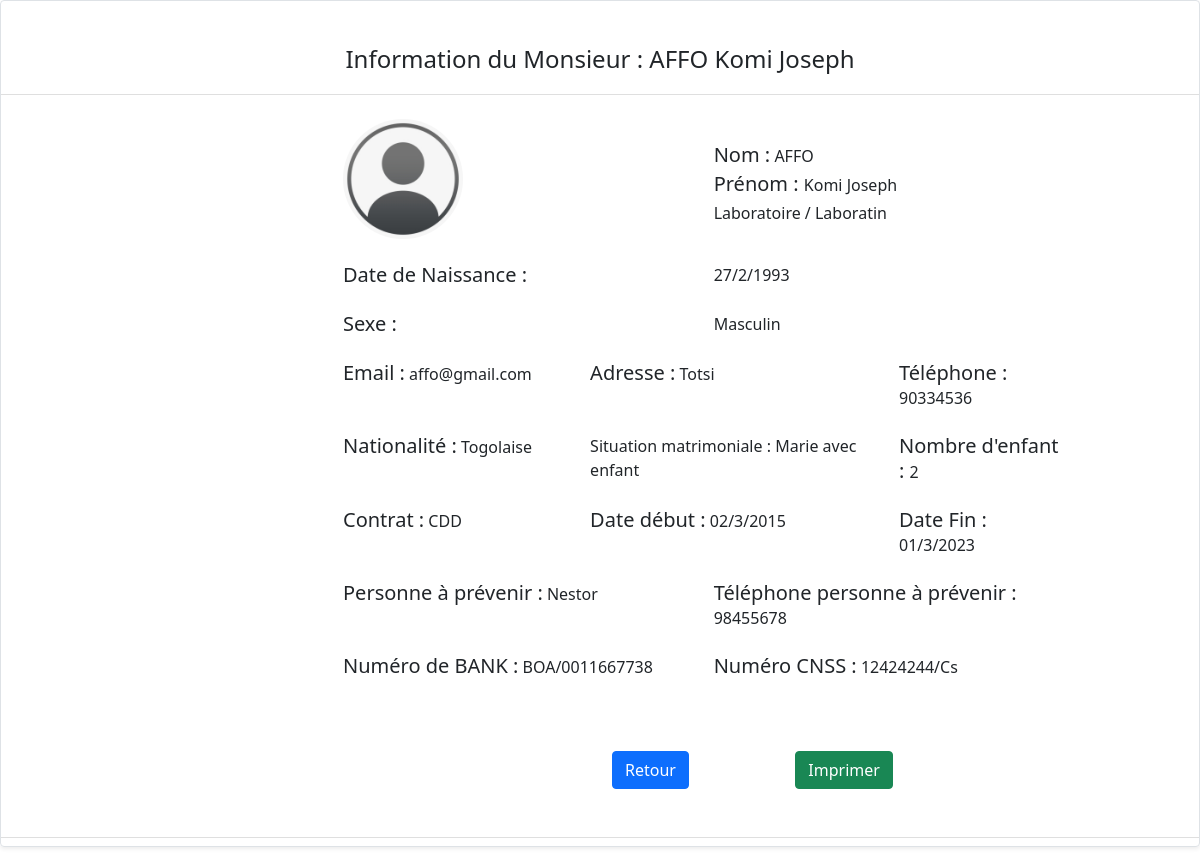
/info_personnel/3/ (signed in), run on the app's committed database.
### direction/models.py (models this page shows, shortened)
class Personnel(models.Model):
    nom = models.CharField(max_length=200, null=True)
    prenom = models.CharField(max_length=200, null=True)
    date_naissance = models.DateField(
        auto_now_add=False, auto_now=False, blank=True, null=True)
    sexe = models.CharField(max_length=200, null=True)
    email = models.CharField(max_length=200, null=True)
    telephone = models.CharField(max_length=200, null=True)
    adresse = models.CharField(max_length=200, null=True)
    nationalite = models.CharField(max_length=200, null=True)
    situation_matrimonial = models.CharField(max_length=200, null=True)
    nombre_enfant = models.IntegerField(blank=True, null=True)
    contrat = models.CharField(max_length=200, null=True)
    date_debut = models.DateField(
        auto_now_add=False, auto_now=False, blank=True, null=True)
    date_fin = models.DateField(
        auto_now_add=False, auto_now=False, blank=True, null=True)
    personne_prevenir = models.CharField(max_length=200, null=True)
    telephone_prevenir = models.CharField(max_length=200, null=True)
    numero_bank = models.CharField(max_length=200, null=True)
    numero_cnss = models.CharField(max_length=200, null=True)
    personne_post = models.ForeignKey(
        Poste, on_delete=models.SET_NULL, null=True, blank=True)
    date_create = models.DateTimeField(auto_now_add=True, null=True)

class Doc(models.Model):
    image = models.ImageField(null=True, blank=True)
    pdf = models.FileField(null=True, blank=True)
    personne_profil = models.ForeignKey(
        Personnel, on_delete=models.SET_NULL, null=True, blank=True)
    date_create = models.DateTimeField(auto_now_add=True, null=True)
    @property
    def imageURL(self):
        try:
            url = self.image.url
        except:
            url = ''
        return url

class Poste(models.Model):
    type_service = models.ForeignKey(
        Service, on_delete=models.SET_NULL, null=True, blank=True)
    num_post = models.CharField(max_length=200, null=True)
    nom_post = models.CharField(max_length=200, null=True)
    date_create = models.DateTimeField(auto_now_add=True, null=True)
    def __str__(self):
        return self.nom_post

class Service(models.Model):
    num_service = models.CharField(max_length=200, null=True)
    nom_service = models.CharField(max_length=200, null=True)
    date_create = models.DateTimeField(auto_now_add=True, null=True)
    def __str__(self):
        return self.nom_service

### direction/views.py (the view)
@login_required(login_url='login')
def infoPersonnel(request, personnel_id):
    idPersonnel = Personnel.objects.get(id=personnel_id)
    idDoc = idPersonnel.doc_set.all()
    lirePost = Poste.objects.filter(nom_post=idPersonnel.personne_post)
    context = {'infosPersonnel': idPersonnel,
               'idDoc': idDoc, 'lirePost': lirePost}
    return render(request, 'directions/infoPersonnel.html', context)

### direction/templates/directions/infoPersonnel.html (shortened to what this page needs)
{% load static %}
<!DOCTYPE html>
<html lang="en">
<head>
    <link rel="stylesheet" href="{% static '/css/main.css'%}">
    <link rel="stylesheet" href="{% static '/css/bootstrap/css/bootstrap.min.css'%}">
    <link rel="stylesheet" href="{% static '/bootstrap-icons/bootstrap-icons.css'%}">
</head>
<body>
    <div class="row mb-2">
        <div class="col-md-12">
            <div class="row g-0 border rounded overflow-hidden flex-md-row mb-4 shadow-sm h-md-250 position-relative">
                <div class="col p-0 d-flex flex-column position-static">
                  <br>
                     <div class="row mb-2">
                       <div class="col-md-12">
                         <h4 class="text-center" style="margin: 20px;">
                            {% if infosPersonnel.sexe == 'Masculin' %}
                            Information du Monsieur
                            {% else %}
                            Information de Madame
                            {% endif %}
                            : {{ infosPersonnel.nom }} {{ infosPersonnel.prenom }}
                        </h4>
                         </div>
                            <div class="card">
                                <div class="row">
                                    <div class="col-md-3">
                                    </div>
                                    <div class="col-md-8">
                                        <div class="row m-4">
                                            <div class="col-md-6">
                                                {% for idD in idDoc %}
                                                        <img src="{{ idD.imageURL }}" class="img-responsive" alt="" style=" width: 120px; border-radius: 70px;">
                                                {% endfor %}
                                            </div>
                                            <div class="col-md-5">
                                                <div class="row mt-4">
                                                    <div class="col-md-12 mb-1">
                                                       <b class="h5">Nom :</b> <span class="">{{ infosPersonnel.nom }}</span>
                                                    </div>
                                                    <div class="col-md-12 mb-1">
                                                       <b class="h5">Prénom : </b> <span class="">{{ infosPersonnel.prenom }}</span>
                                                    </div>
                                                    <div class="col-md-12 mb-1">
                                                        <b class="h6">
                                                            {% for echoP in lirePost %}
                                                            {{ echoP.type_service }}
                                                            {% endfor %}/</b>
                                                            <span class="h">{{ infosPersonnel.personne_post }}</span>
                                                     </div>
                                                </div>
                                            </div>
                                            <div class="col-md-1">
                                            </div>
                                        </div>
                                        <div class="row m-4">
                                            <div class="col-md-6"><b class="h5">Date de Naissance :</b></div>
                                            <div class="col-md-6">{{ infosPersonnel.date_naissance | date:"d/n/o" }}</div>
                                        </div>
                                        <div class="row m-4">
                                            <div class="col-md-6"><b class="h5">Sexe :</b></div>
                                            <div class="col-md-6">{{ infosPersonnel.sexe }}</div>
                                        </div>
                                        <div class="row m-4">
                                            <div class="col-md-4"><b class="h5">Email :</b> {{ infosPersonnel.email }}</div>
                                            <div class="col-md-5"><b class="h5">Adresse :</b> {{ infosPersonnel.adresse }}</div>
                                            <div class="col-md-3"><b class="h5">Téléphone :</b> {{ infosPersonnel.telephone }}</div>
                                        </div>
                                        <div class="row m-4">
                                            <div class="col-md-4"><b class="h5">Nationalité :</b> {{ infosPersonnel.nationalite }}</div>
                                            <div class="col-md-5"><b class="h6">Situation matrimoniale :</b> {{ infosPersonnel.situation_matrimonial }}</div>
                                            <div class="col-md-3"><b class="h5">Nombre d'enfant :
                                            </b>
                                                {% if infosPersonnel.nombre_enfant != NULL %}
                                                {{ infosPersonnel.nombre_enfant }}
                                                {% else %}
                                                0
                                                {% endif %}
                                            </div>
                                        </div>
                                        <div class="row m-4">
                                            <div class="col-md-4"><b class="h5">Contrat :</b> {{ infosPersonnel.contrat }}</div>
                                            <div class="col-md-5"><b class="h5">Date début :</b> {{ infosPersonnel.date_debut |  date:"d/n/o" }}</div>
                                            <div class="col-md-3"><b class="h5">Date Fin :</b> {{ infosPersonnel.date_fin | date:"d/n/o" }}</div>
                                        </div>
                                        <div class="row m-4">
                                            <div class="col-md-6"><b class="h5">Personne à prévenir :</b> {{ infosPersonnel.personne_prevenir }}</div>
                                            <div class="col-md-6"><b class="h5">Téléphone personne à prévenir :</b> {{ infosPersonnel.telephone_prevenir }}</div>
                                        </div>
                                        <div class="row m-4">
                                            <div class="col-md-6"><b class="h5">Numéro de BANK :</b> {{ infosPersonnel.numero_bank }}</div>
                                            <div class="col-md-6"><b class="h5">Numéro CNSS :</b> {{ infosPersonnel.numero_cnss }}</div>
                                        </div>
                                    </div>
                                    <div class="col-md-1">
                                    </div>
                                </div>
                                <div class="row m-5">
                                    <div class="col-md-6"></div>
                                    <div class="col-md-2">
                                        <a href="{% url 'list_personnel' %}" class="btn btn-primary">Retour</a>
                                    </div>
                                    <div class="col-md-4">
                                        <a href="" onclick="window.print()" class="btn btn-success">Imprimer</a>
                                    </div>
                                </div>
                            </div>
                        </div>
                     </div>
                </div>
            </div>
        </div>
</body>
</html>

### static/css/main.css (style rules this page uses)
body { font-size: 0.875rem; }

### data on the page
Personnel: nom "AFFO", prenom "Komi Joseph", personne_post "Laboratin", date_naissance "27/2/1993", sexe "Masculin", email "affo@gmail.com", adresse "Totsi", telephone "90334536", nationalite "Togolaise", situation_matrimonial "Marie avec enfant", nombre_enfant "2", contrat "CDD", date_debut "02/3/2015", date_fin "01/3/2023", personne_prevenir "Nestor", telephone_prevenir "98455678", numero_bank "BOA/0011667738", numero_cnss "12424244/Cs"
Doc: imageURL (picture)
Poste: type_service "Laboratoire"
